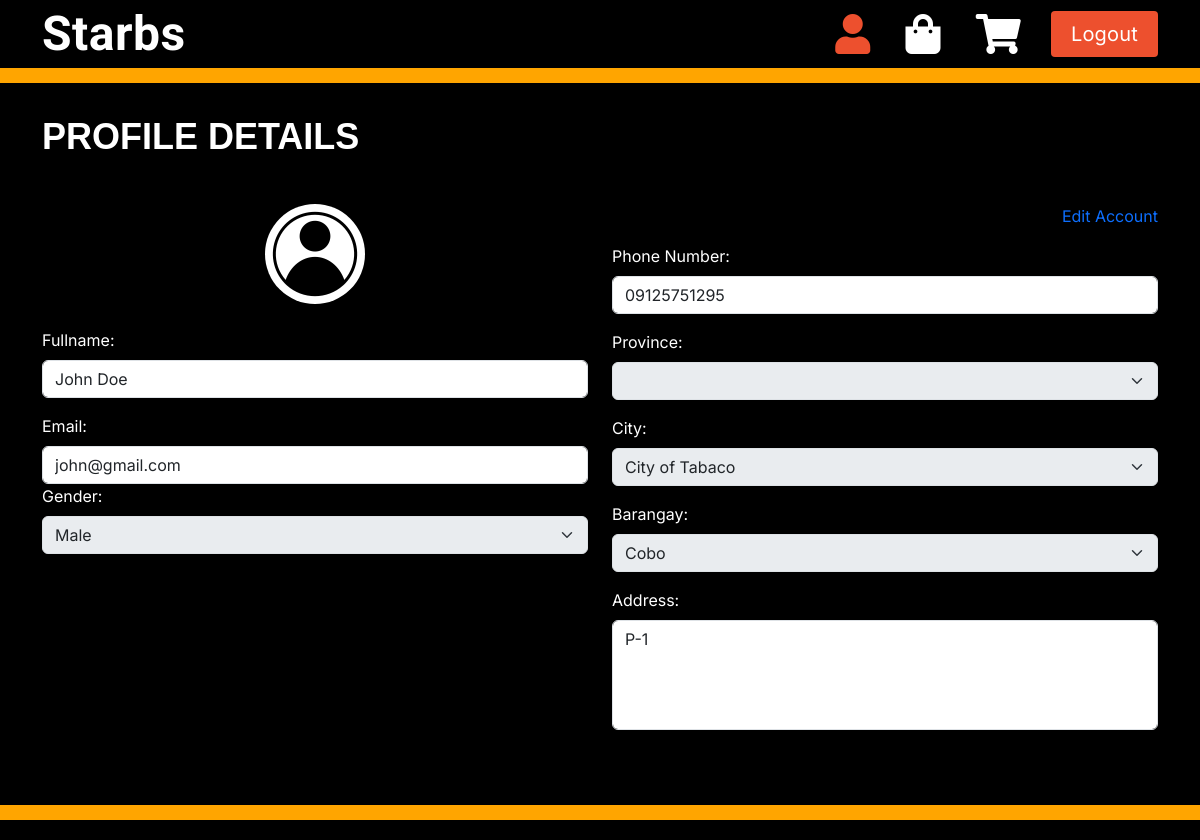
Page /myaccount (signed in) on the earlier database version.
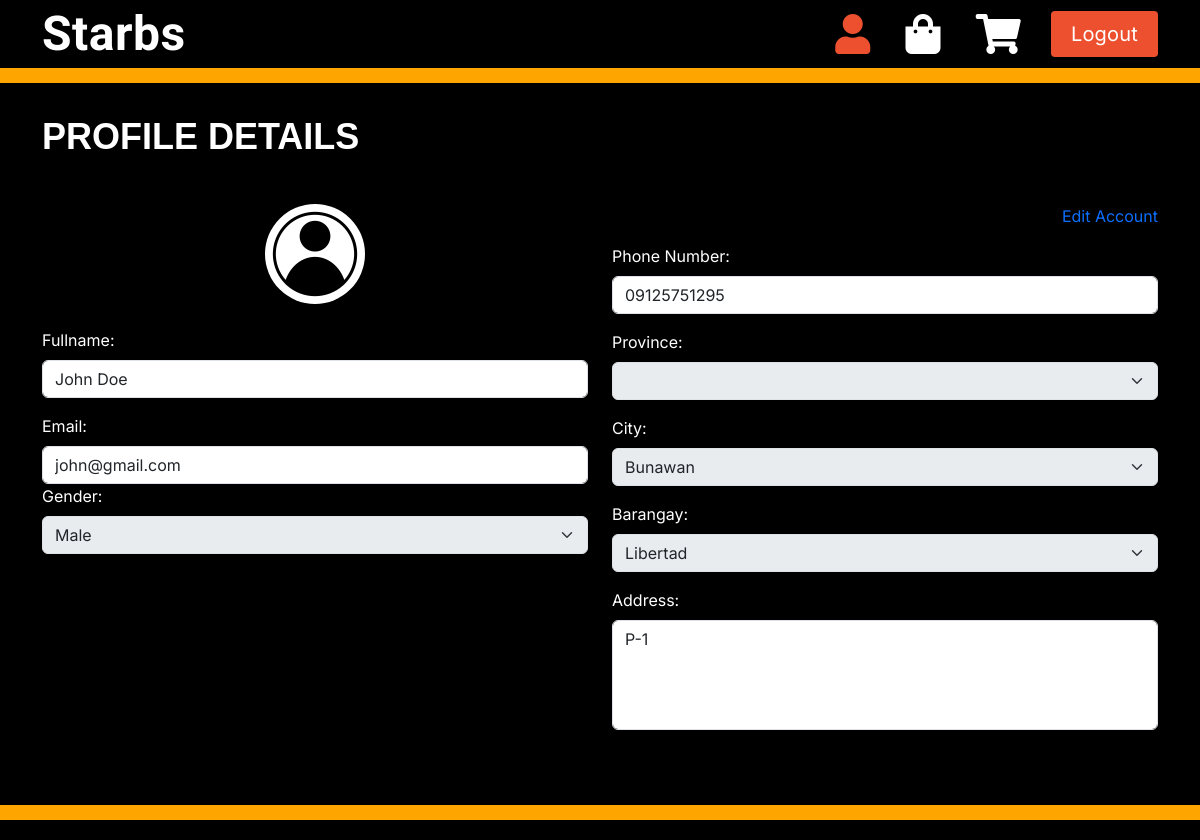
Same page on the later database version.
### server.py (models this page shows, shortened)
class User(db.Model):
    id = db.Column(db.Integer, primary_key=True)
    fullname = db.Column(db.String(60), nullable=False)
    email = db.Column(db.String(120), unique=True, nullable=False)
    password = db.Column(db.String(60), nullable=False)
    gender = db.Column(db.String(60), nullable=False)
    phoneNumber = db.Column(db.String(60), nullable=True)
    city = db.Column(db.String(60), nullable=True)
    streetOrHouseNumber = db.Column(db.String(60), nullable=True)
    province = db.Column(db.String(60), nullable=True)
    barangay = db.Column(db.String(60), nullable=True)
    create_at = db.Column(db.DateTime, nullable=False, default=datetime.utcnow)
    update_at = db.Column(db.DateTime, nullable=False, default=datetime.utcnow)
    is_admin = db.Column(db.Boolean, default=False)

### server.py (the view)
@app.route('/myaccount', methods=['GET'])
@login_required
def myaccount():
    user_id = session['id']
    data = User.query.filter_by(id=user_id).all()
    return render_template('myaccount.html',userDatas=data)

### server.py (called while the page is built)
def login_required(f):
    @wraps(f)
    def decorated_function(*args, **kwargs):
        if 'logged_in' not in session:
            return redirect('/login')
        return f(*args, **kwargs)
    return decorated_function

### templates/myaccount.html (shortened to what this page needs)
    {% extends "master.html" %}
    {% block body %}
    <section class="full-height-section" style="background-color: black">
      <div class="container" data-aos="fade-up">
        <div class="section-title">
          <p style="color:white">Profile Details</p>
        </div>
        <div class="row content">
         <div class="col-lg-6">
          <div class="col-lg-12 d-flex align-items-center justify-content-center">
            <img src="{{ url_for('static', filename='assets/img/5572513-200.png') }}" alt="Profile Image" class="rounded-circle" width="100" height="100" style="background-color: white">
          </div>
          <form action="#" id="myForm" >
            <div class="row mt-4">
              <div class="col-lg-12">
                <label for="fullname" class="form-label" style="color:white">Fullname:</label>
                <input type="text" id="fullname" class="form-control" value="{{ userDatas[0].fullname }}" readonly>
              </div>
              <div class="col-lg-12 mt-3">
                <label for="phone" class="form-label" style="color:white">Email:</label>
                <input type="email" id="email" class="form-control" value="{{ userDatas[0].email }}" readonly>
              </div>
              <div class="col-lg-12">
                <label for="gender" class="form-label" style="color:white">Gender:</label>
                <select id="gender" class="form-select" disabled>
                  <option value="Male" {% if userDatas[0].gender == 'Male' %} selected {% endif %}>Male</option>
              </select>
              </div>
            </div>
          </div>
          <div class="col-lg-6">
            <div style="text-align: right">
            <p id="toggleUnlock" class="text-primary" style="position: relative;">Edit Account</p>
</div>
    <div class="col-lg-12 mt-3">
                <label for="phone" class="form-label" style="color:white">Phone Number:</label>
                <input type="number" id="phone" class="form-control" value="{{ userDatas[0].phoneNumber }}" readonly>
              </div>
            <div class="col-lg-12 mt-3">
                <label for="province" class="form-label" style="color:white">Province:</label>
                <select id="province" class="form-select">
                </select>
            </div>
            <div class="col-lg-12 mt-3">
                <label for="city" class="form-label" style="color:white">City:</label>
                <select id="city" class="form-select" data-selected="{{ userDatas[0].city }}">
                    {% if userDatas[0].city %}
                        <option value="{{ userDatas[0].city }}" selected>{{ userDatas[0].city }}</option>
                    {% else %}
                        <option value="" selected>Please select City</option>
                    {% endif %}
                </select>
            </div>
            <div class="col-lg-12 mt-3">
                <label for="barangay" class="form-label" style="color:white">Barangay:</label>
                <select id="barangay" class="form-select" data-selected="{{ userDatas[0].barangay }}">
                    {% if userDatas[0].barangay %}
                        <option value="{{ userDatas[0].barangay }}" selected>{{ userDatas[0].barangay }}</option>
                    {% else %}
                        <option value="" selected>Please select Barangay</option>
                    {% endif %}
                </select>
            </div>
            <div class="mt-3">
              <label for="address" class="form-label" style="color:white">Address:</label>
              <textarea style="resize: none;" id="address" class="form-control" rows="4" readonly>{% if userDatas[0].streetOrHouseNumber %}{{ userDatas[0].streetOrHouseNumber }}{% endif %}</textarea>
            </div>
          </div>
      </div>
    </div>
  </section>
    {% endblock %}

### templates/master.html (shortened to what this page needs)
{% set url_segments = request.path.split('/') %}
{% set last_segment = url_segments|last %}
<!DOCTYPE html>
<html lang="en">
<head>
  <link href="https://cdnjs.cloudflare.com/ajax/libs/font-awesome/5.15.4/css/all.min.css" rel="stylesheet">
  <link href="{{ url_for('static',filename='assets/vendor/animate.css/animate.min.css')}}" rel="stylesheet">
  <link href="{{ url_for('static',filename='assets/vendor/aos/aos.css')}}" rel="stylesheet">
  <link href="{{ url_for('static',filename='assets/vendor/bootstrap/css/bootstrap.min.css')}}" rel="stylesheet">
  <link href="{{ url_for('static',filename='assets/vendor/bootstrap-icons/bootstrap-icons.css')}}" rel="stylesheet">
  <link href="{{ url_for('static',filename='assets/vendor/boxicons/css/boxicons.min.css')}}" rel="stylesheet">
  <link href="{{ url_for('static',filename='assets/vendor/glightbox/css/glightbox.min.css')}}" rel="stylesheet">
  <link href="{{ url_for('static',filename='assets/vendor/remixicon/remixicon.css')}}" rel="stylesheet">
  <link href="{{ url_for('static',filename='assets/vendor/swiper/swiper-bundle.min.css')}}" rel="stylesheet">
  <link href="{{ url_for('static',filename='assets/css/style.css')}}" rel="stylesheet">
</head>
<body style="background-color: black">
  <header id="header" class="fixed-top" style="border-bottom: 15px solid orange;">
    <div class="container d-flex align-items-center justify-content-between">
      <h1 class="logo"><a href="{{ url_for('home') }}">Starbs</a></h1>
      <nav id="navbar" class="navbar">
        <ul>
          {% if 'logged_in' in session %}
          <li>
            <a class="nav-link {% if last_segment == 'myaccount' %}active{% endif %}" href="{{ url_for('myaccount') }}">
            </a>
        </li>
        <li>
            <a class="nav-link {% if last_segment == 'products' %}active{% endif %}" href="{{ url_for('product') }}">
            </a>
        </li>
        <li>
            <a class="nav-link {% if last_segment == 'checkout' %}active{% endif %}" href="{{ url_for('checkout') }}">
            </a>
        </li>
          <li><a class="getstarted scrollto" id="logoutBtn" >Logout</a></li>
          {% else %}
          <li><a class="getstarted scrollto" href="{{ url_for('signin') }}" style="font-size: 20px;">Sign In</a></li>
          {% endif %}
        </ul>
      </nav>
    </div>
  </header>
  <main id="main-content" style=" overflow-y: auto;">
    {% block body%} {% endblock %}
  </main>
  <footer id="footer" style="border-top: 15px solid orange;">
  </footer>
</body>
</html>

### static/assets/css/style.css (style rules this page uses)
body { font-family: "Inter", sans-serif, "ABeeZee", "Lato", "Vujahday Script","Allan"; color: #444444; }
a { color: #ed502e; text-decoration: none; }
h1, h2, h3, h4, h5, h6 { font-family: "Raleway", sans-serif; }
.full-height-section { height: 100vh; display: flex; align-items: center; }
#header { background: black; transition: all 0.5s; z-index: 997; padding: 10px 0; }
#header .logo { font-size: 48px; margin: 0; padding: 0; line-height: 1; font-weight: 700; letter-spacing: 0.5px; font-family: Vujahday Script; }
#header .logo a { color: white; }
.navbar { padding: 0; }
.navbar ul { margin: 0; padding: 0; display: flex; list-style: none; align-items: center; }
.navbar li { position: relative; }
.navbar a, .navbar a:focus { display: flex; align-items: center; justify-content: space-between; padding: 10px 0 10px 30px; font-size: 15px; color: white; white-space: nowrap; transition: 0.3s; line-height: 1.5; letter-spacing: 0.00938em; font-size: 20px; }
.navbar a:hover, .navbar .active, .navbar .active:focus, .navbar li:hover>a { color: #ed502e; }
.navbar .getstarted, .navbar .getstarted:focus { background: #ed502e; padding: 8px 20px; margin-left: 30px; border-radius: 4px; color: #fff; }
section { padding: 60px 0; }
.section-title { padding-bottom: 40px; }
.section-title p { margin: 0; margin: 0; font-size: 36px; font-weight: 700; text-transform: uppercase; font-family: "Poppins", sans-serif; color: #0f2f57; }
#footer { position: fixed; bottom: 0; left: 0; width: 100%; background: black; color: #fff; font-size: 14px; padding: 10px 0; z-index: 999; }

### templates/master.html (style rules this page uses)
#main-content { min-height: calc(100vh - 230px); padding: 20px; }

Differences in the rows shown:
changed User "John Doe": city "City of Tabaco" → "Bunawan"; barangay "Cobo" → "Libertad"
